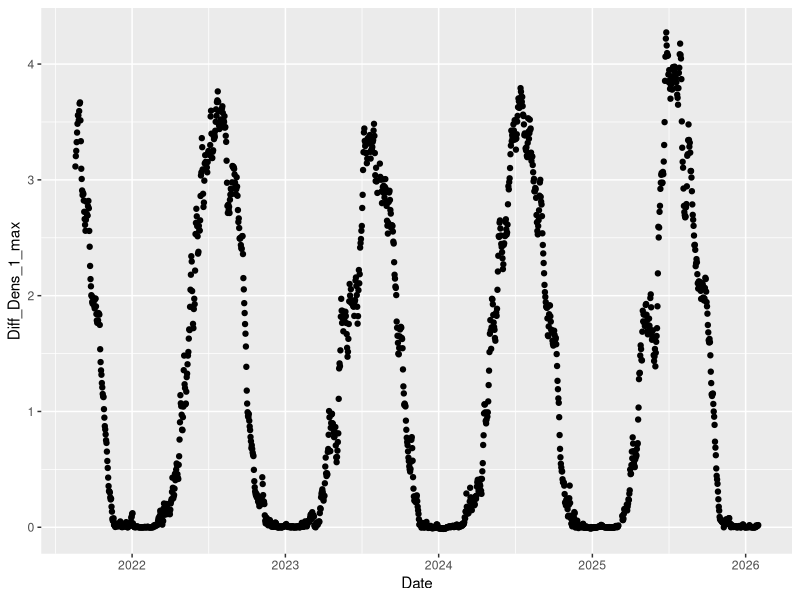
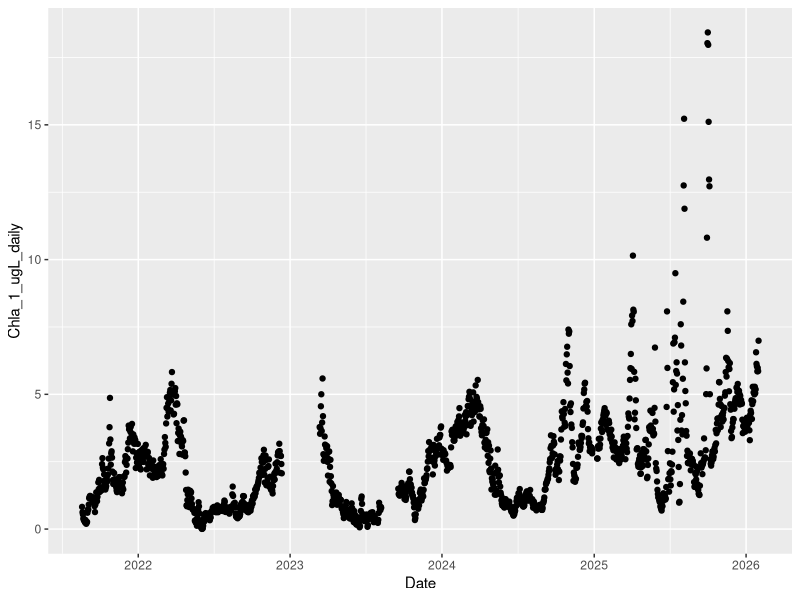
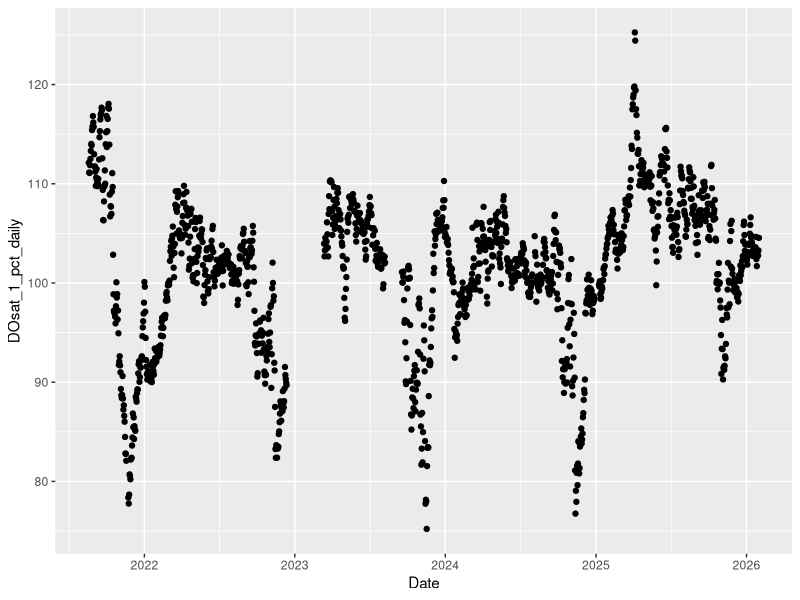
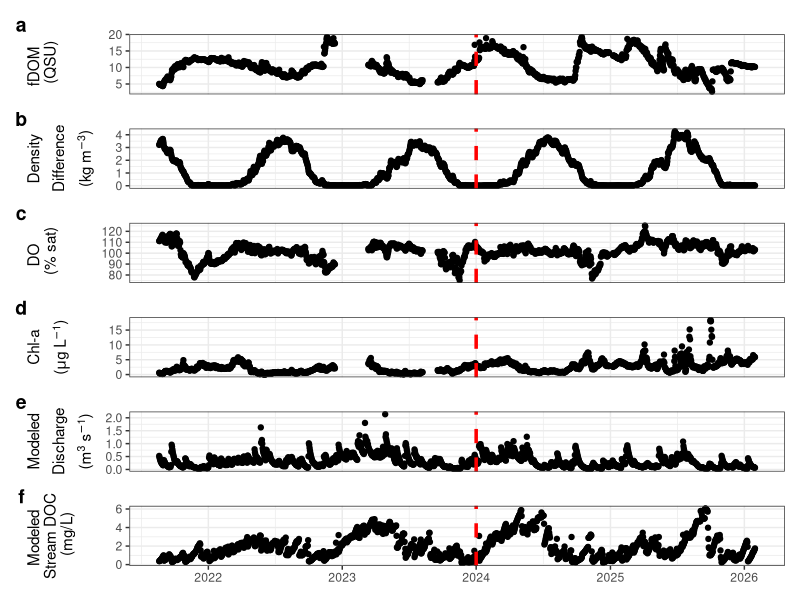
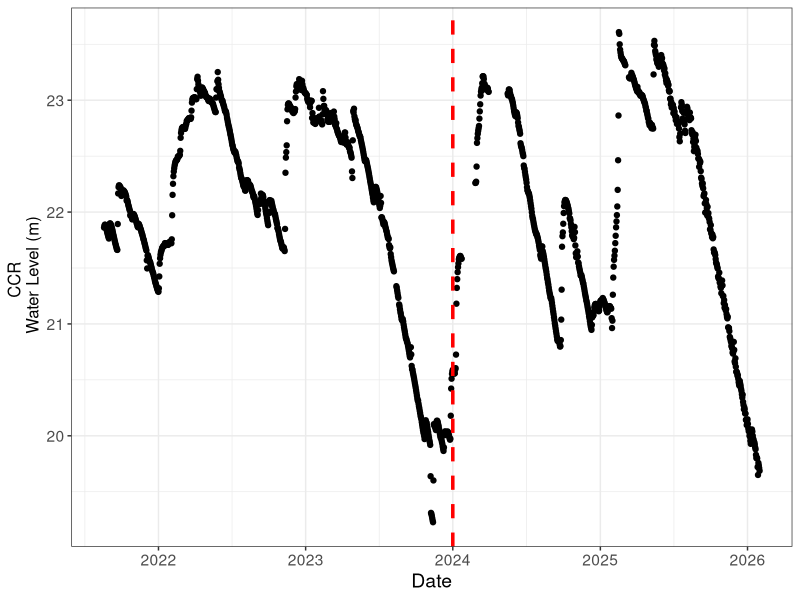
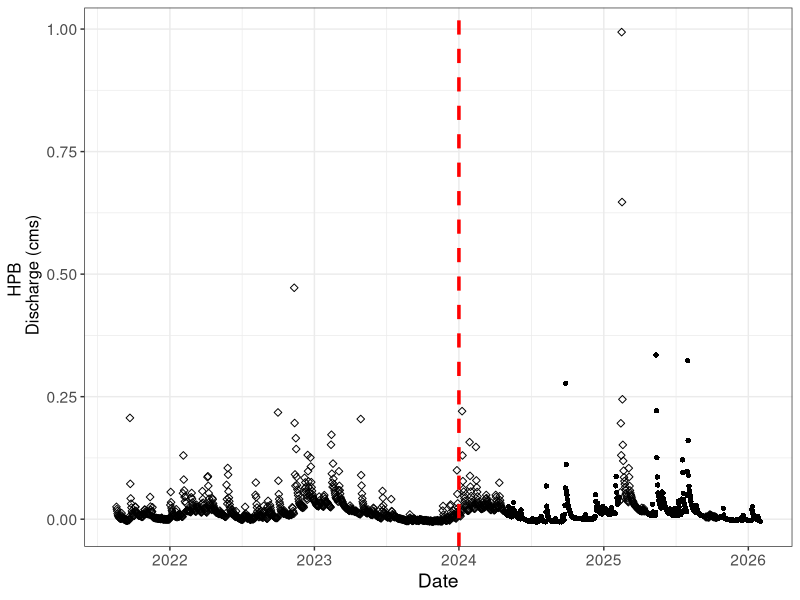
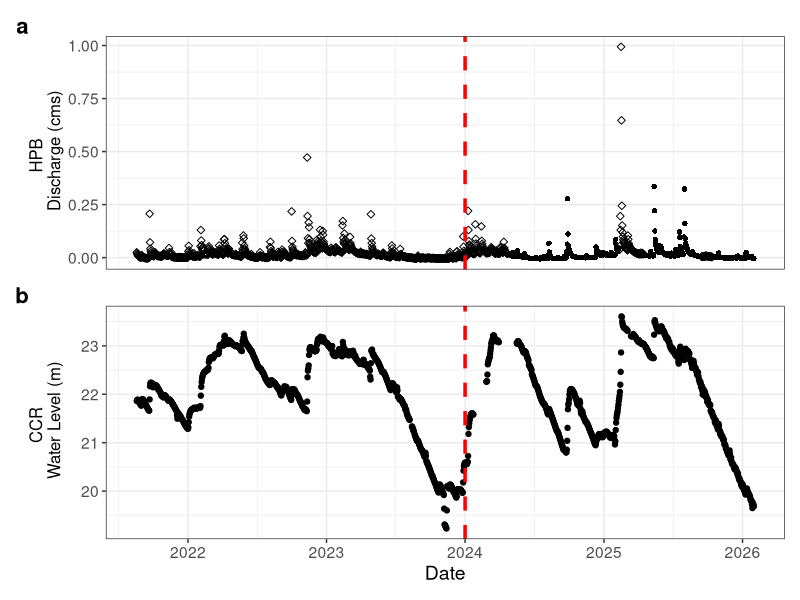

Here is the R script that generated these plots, in order:
#### Timeseries figure and stats for paper
## DWH

## libraries
library(tidyverse)
library(patchwork)


## Read in data
eval <- read_csv("./Predictions/Data/Daily_catwalk_RH_2021_2026.csv") |>
  mutate(Date = as.Date(Date)) |> filter(Date <= ymd("2026-01-31")) |>
  mutate(Train = ifelse(Date < ymd("2024-01-01"), "Train", "Pred"))


local_flow <- read_csv("./Predictions/Data/HPB_USGS_Flows.csv")



#### Stats and plots for paper ----
##fdom stats full TS
mean(eval$fDOM_1_QSU_daily , na.rm = T)
summary(eval$fDOM_1_QSU_daily)

(sd(eval$fDOM_1_QSU_daily, na.rm = T) / mean(eval$fDOM_1_QSU_daily, na.rm = T))*100

##stats for full TS
obs_stats_fullTS <- eval |> select(-fDOM_1m_lag1) |>
  pivot_longer(cols = -c(Date, Train),
               names_to = "Variable",
               values_to = "Value") |>
  group_by(Variable) |>
  summarise(
    Min   = min(Value,   na.rm = TRUE),
    Mean   = mean(Value,   na.rm = TRUE),
    Median = median(Value, na.rm = TRUE),
    Max   = max(Value,   na.rm = TRUE),
    SD     = sd(Value,     na.rm = TRUE),
    CV     = (SD / Mean) * 100,
    .groups = "drop"
  ) |>
  arrange(Variable) |>
  mutate(across(where(is.numeric), ~ round(., 1)))


##stats for training vs prediction
obs_stats_TrainPred <- eval |> select(-fDOM_1m_lag1) |>
  pivot_longer(cols = -c(Date, Train),
               names_to = "Variable",
               values_to = "Value") |>
  group_by(Train, Variable) |>
  summarise(
    Min   = min(Value,   na.rm = TRUE),
    Mean   = mean(Value,   na.rm = TRUE),
    Median = median(Value, na.rm = TRUE),
    Max   = max(Value,   na.rm = TRUE),
    SD     = sd(Value,     na.rm = TRUE),
    CV     = (SD / Mean) * 100,
    .groups = "drop"
  ) |>
  arrange(Variable)|>
  mutate(across(where(is.numeric), ~ round(., 1)))


## plotlys
#strat
densts <- eval |> select(Date, Diff_Dens_1_max) |> mutate(Diff_Dens_1_max = round(Diff_Dens_1_max, 2))

strat_plot <- eval |> ggplot(aes(x = Date, y = Diff_Dens_1_max))+ geom_point()
strat_plot
# plotly::ggplotly(strat_plot)

#chla
chla_plot <- eval |> ggplot(aes(x = Date, y = Chla_1_ugL_daily))+ geom_point()
chla_plot
# plotly::ggplotly(chla_plot)

#DO
DO_plot <- eval |> ggplot(aes(x = Date, y = DOsat_1_pct_daily))+ geom_point()
DO_plot
# plotly::ggplotly(DO_plot)


#### SI plot for all model inputs ----

## Display order: fDOM, stratification, DO, chla, Q, DOC
driver_order <- c("fDOM_1_QSU_daily", "Diff_Dens_1_max", "DOsat_1_pct_daily",
                   "Chla_1_ugL_daily", "RH_Q_cms", "RH_DOC_mgL")

## Y-axis label per variable
driver_labels <- list(
  "fDOM_1_QSU_daily"  = "fDOM \n (QSU)",
  "Diff_Dens_1_max"   =  expression(atop("Density", displaystyle(atop("Difference", "(kg m"^-3*")")))),
  "DOsat_1_pct_daily" = "DO \n (% sat)",
  "Chla_1_ugL_daily"  = expression(atop("Chl-a", "("*mu*"g L"^-1*")")),
  "RH_Q_cms"          = expression(atop("Modeled", displaystyle(atop("Discharge", "(m"^3*" s"^-1*")")))),
  "RH_DOC_mgL"        = "Modeled \n Stream DOC \n (mg/L)"
)

driver_long <- eval |>
  select(-fDOM_1m_lag1, -Train) |>
  filter(Date > ymd("2021-08-19"), Date < ymd("2026-01-31")) |>
  pivot_longer(-Date, names_to = "name", values_to = "value") |>
  mutate(name = factor(name, levels = driver_order))

driver_plots <- lapply(driver_order, function(v) {
  driver_long |>
    filter(name == v) |>
    ggplot(aes(x = Date, y = value)) +
    geom_point() +
    geom_vline(xintercept = ymd("2024-01-01"), linetype = 2, linewidth = 1.2, color = "red") +
    labs(x = NULL, y = driver_labels[[v]]) +
    theme_bw()
})

driverplot <- wrap_plots(driver_plots, ncol = 1) +
  plot_layout(axis_titles = "collect", axes = "collect_x") +
  plot_annotation(tag_levels = "a") &
  theme(plot.tag = element_text(size = 14, face = "bold"))

driverplot
# plotly::ggplotly(driverplot)

# ggsave("./Predictions/Figures/fDOM_drivers_TS.png", driverplot,
#        height = 7, width = 6, units = "in")




#### SI figure for water level and HPB flow ####

##water level
waterlevel <- read_csv("./Predictions/Data/Extras_Daily_Cat_Met_RH_2021_2026.csv") |>
  select(Date, waterlevel_m) |>
  mutate(Date = as.Date(Date)) |>
  filter(Date >= ymd("2021-08-19"), Date <= ymd("2026-01-31"))


#plot
ccr_depth_plot <- waterlevel |>
  ggplot(aes(x = Date, y = waterlevel_m ))+
  geom_point()+
  labs(x = "Date", y = "CCR \n Water Level (m)")+
  geom_vline(xintercept = ymd("2024-01-01"), linetype = 2, linewidth = 1.2, color = "red")+
  theme_bw() + theme(legend.position = "none", text = element_text(size = 14),
                     axis.title.y.left = element_text(size = 12))

ccr_depth_plot


## HPB flow
hpb_flow_plot <- local_flow |>
  mutate(Interp = ifelse(is.na(HPB_Q_cms), "Interp", "Observed")) |>
  select(Date, HPBinterp_Q_cms, Interp) |>
  filter(Date >= ymd("2021-08-19"), Date <= ymd("2026-01-31")) |>
  ggplot(aes(x = Date, y = HPBinterp_Q_cms, shape = Interp ))+
  geom_point()+
  labs(x = "Date", y = "HPB \n Discharge (cms)")+
  scale_shape_manual(values = c("Observed" = 16, "Interp" = 5), guide = "none")+
  geom_vline(xintercept = ymd("2024-01-01"), linetype = 2, linewidth = 1.2, color = "red")+
  theme_bw() + theme(legend.position = "none", text = element_text(size = 14),
                     axis.title.y.left = element_text(size = 12))

hpb_flow_plot

#join
hydroSI <- wrap_plots(hpb_flow_plot, ccr_depth_plot, ncol = 1) +
  plot_layout(axis_titles = "collect", axes = "collect_x") +
  plot_annotation(tag_levels = "a") &
  theme(plot.tag = element_text(size = 16, face = "bold"))

hydroSI

# ggsave("./Predictions/Figures/HydroSI.png", hydroSI,
#        height = 4, width = 6, units = "in")


#################### OLD ###########################

# #### Figure 3 for MS ----
# fdomTS <- eval |>
#   filter(Date <= ymd("2026-01-31")) |>
#   ggplot(aes(x = Date, y = fDOM_1_QSU_daily ))+
#   #ggplot(aes(x = Date, y = fDOM_1m_obs, col = HighVar))+
#   geom_point()+
#   labs(x = "Date", y = "fDOM (QSU)")+
#   #scale_color_manual(values = highvar_colors)+
#   geom_vline(xintercept = ymd("2024-01-01"), linetype = 2, linewidth = 1.2, color = "red")+
#   theme_bw() + theme(legend.position = "none", text = element_text(size = 18))
#
# fdomTS
#
# ## Density
# dens_colors <- c("Mixed" = "red", "Strat" = "black")
#
# stratTS <- eval |>
#   select(Date, Diff_Dens_1_max) |>
#   mutate(Strat = ifelse(Diff_Dens_1_max > 0.1, "Strat", "Mixed")) |>
#   filter(!is.na(Strat)) |>
#   ggplot(aes(x = Date, y = Diff_Dens_1_max, col = Strat))+
#   geom_point()+
#   labs(x = "Date", y = expression("Density \n Diff (kg m"^-3*")"), color = "Stratified")+
#   scale_color_manual(values = dens_colors)+
#   geom_vline(xintercept = ymd("2024-01-01"), linetype = 2, linewidth = 1.2, color = "red")+
#   #scale_x_date(date_labels = "%b %Y", date_breaks = "6 months")+
#   theme_bw() + theme(legend.position = "top", text = element_text(size = 18))
#
# stratTS
#
# ## Flow TS
# Flow_colors <- c("Low flow" = "#D55E00", "High flow" = "#0072B2") #, "Normal" = "black"
#
# flowTS <- local_flow |>
#   mutate(Interp = ifelse(is.na(HPB_Q_cms), "Interp", "Observed")) |>
#   select(Date, HPB_Q_cms_filled, flow_class_hpb, Interp) |>
#   filter(Date >= ymd("2021-08-19"), Date <= ymd("2026-01-31")) |>
#   #make non categorized flow classes not gray
#   mutate(flow_class_hpb = ifelse(is.na(flow_class_hpb), "Normal", flow_class_hpb)) |>
#   ggplot(aes(x = Date, y = HPB_Q_cms_filled, col = flow_class_hpb, shape = Interp))+
#   geom_point()+
#   labs(x = "Date", y = "Flow (cms)", color = "Flow Classification during predictions")+
#   scale_color_manual(values = Flow_colors)+
#   scale_shape_manual(values = c("Observed" = 16, "Interp" = 17), guide = "none")+
#   scale_y_log10()+
#   # scale_x_date(date_labels = "%b %y", date_breaks = "6 months")+
#   geom_vline(xintercept = ymd("2024-01-01"), linetype = 2, linewidth = 1.2, color = "red")+
#   theme_bw() + theme(legend.position = "top", text = element_text(size = 18))
#
# flowTS
#
#
# ##Join
# fdomTS / stratTS / flowTS +
#   plot_layout(axis_titles = "collect", axes = "collect_x") +
#   plot_annotation(tag_levels = "a") &
#   theme(plot.tag = element_text(size = 18, face = "bold"),
#         legend.position = "top")
